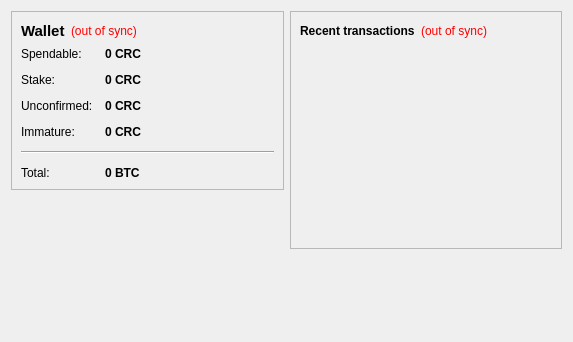
<?xml version="1.0" encoding="UTF-8"?>
<ui version="4.0">
 <class>OverviewPage</class>
 <widget class="QWidget" name="OverviewPage">
  <property name="geometry">
   <rect>
    <x>0</x>
    <y>0</y>
    <width>573</width>
    <height>342</height>
   </rect>
  </property>
  <property name="windowTitle">
   <string>Form</string>
  </property>
  <layout class="QHBoxLayout" name="horizontalLayout" stretch="1,1">
   <item>
    <layout class="QVBoxLayout" name="verticalLayout_2">
     <item>
      <widget class="QFrame" name="frame">
       <property name="frameShape">
        <enum>QFrame::StyledPanel</enum>
       </property>
       <property name="frameShadow">
        <enum>QFrame::Raised</enum>
       </property>
       <layout class="QVBoxLayout" name="verticalLayout_4">
        <item>
         <layout class="QHBoxLayout" name="horizontalLayout_4">
          <item>
           <widget class="QLabel" name="label_5">
            <property name="font">
             <font>
              <pointsize>11</pointsize>
              <weight>75</weight>
              <bold>true</bold>
             </font>
            </property>
            <property name="text">
             <string>Wallet</string>
            </property>
           </widget>
          </item>
          <item>
           <widget class="QLabel" name="labelWalletStatus">
            <property name="toolTip">
             <string>The displayed information may be out of date. Your wallet automatically synchronizes with the Checksum network after a connection is established, but this process has not completed yet.</string>
            </property>
            <property name="styleSheet">
             <string notr="true">QLabel { color: red; }</string>
            </property>
            <property name="text">
             <string notr="true">(out of sync)</string>
            </property>
            <property name="alignment">
             <set>Qt::AlignLeading|Qt::AlignLeft|Qt::AlignVCenter</set>
            </property>
           </widget>
          </item>
          <item>
           <spacer name="horizontalSpacer_2">
            <property name="orientation">
             <enum>Qt::Horizontal</enum>
            </property>
            <property name="sizeHint" stdset="0">
             <size>
              <width>40</width>
              <height>20</height>
             </size>
            </property>
           </spacer>
          </item>
         </layout>
        </item>
        <item>
         <layout class="QFormLayout" name="formLayout_2">
          <property name="fieldGrowthPolicy">
           <enum>QFormLayout::AllNonFixedFieldsGrow</enum>
          </property>
          <property name="horizontalSpacing">
           <number>12</number>
          </property>
          <property name="verticalSpacing">
           <number>12</number>
          </property>
          <item row="0" column="0">
           <widget class="QLabel" name="label">
            <property name="text">
             <string>Spendable:</string>
            </property>
           </widget>
          </item>
          <item row="0" column="1">
           <widget class="QLabel" name="labelBalance">
            <property name="font">
             <font>
              <weight>75</weight>
              <bold>true</bold>
             </font>
            </property>
            <property name="cursor">
             <cursorShape>IBeamCursor</cursorShape>
            </property>
            <property name="toolTip">
             <string>Your current spendable balance</string>
            </property>
            <property name="text">
             <string notr="true">0 CRC</string>
            </property>
            <property name="textInteractionFlags">
             <set>Qt::LinksAccessibleByMouse|Qt::TextSelectableByKeyboard|Qt::TextSelectableByMouse</set>
            </property>
           </widget>
          </item>
          <item row="1" column="0">
           <widget class="QLabel" name="label_6">
            <property name="text">
             <string>Stake:</string>
            </property>
           </widget>
          </item>
          <item row="1" column="1">
           <widget class="QLabel" name="labelStake">
            <property name="font">
             <font>
              <weight>75</weight>
              <bold>true</bold>
             </font>
            </property>
            <property name="cursor">
             <cursorShape>IBeamCursor</cursorShape>
            </property>
            <property name="toolTip">
             <string>Total of coins that was staked, and do not yet count toward the current balance</string>
            </property>
            <property name="text">
             <string notr="true">0 CRC</string>
            </property>
            <property name="textInteractionFlags">
             <set>Qt::LinksAccessibleByMouse|Qt::TextSelectableByKeyboard|Qt::TextSelectableByMouse</set>
            </property>
           </widget>
          </item>
          <item row="2" column="0">
           <widget class="QLabel" name="label_3">
            <property name="text">
             <string>Unconfirmed:</string>
            </property>
           </widget>
          </item>
          <item row="2" column="1">
           <widget class="QLabel" name="labelUnconfirmed">
            <property name="font">
             <font>
              <weight>75</weight>
              <bold>true</bold>
             </font>
            </property>
            <property name="cursor">
             <cursorShape>IBeamCursor</cursorShape>
            </property>
            <property name="toolTip">
             <string>Total of transactions that have yet to be confirmed, and do not yet count toward the current balance</string>
            </property>
            <property name="text">
             <string notr="true">0 CRC</string>
            </property>
            <property name="textInteractionFlags">
             <set>Qt::LinksAccessibleByMouse|Qt::TextSelectableByKeyboard|Qt::TextSelectableByMouse</set>
            </property>
           </widget>
          </item>
          <item row="3" column="0">
           <widget class="QLabel" name="labelImmatureText">
            <property name="text">
             <string>Immature:</string>
            </property>
           </widget>
          </item>
          <item row="3" column="1">
           <widget class="QLabel" name="labelImmature">
            <property name="font">
             <font>
              <weight>75</weight>
              <bold>true</bold>
             </font>
            </property>
            <property name="toolTip">
             <string>Mined balance that has not yet matured</string>
            </property>
            <property name="text">
             <string notr="true">0 CRC</string>
            </property>
            <property name="textInteractionFlags">
             <set>Qt::LinksAccessibleByMouse|Qt::TextSelectableByKeyboard|Qt::TextSelectableByMouse</set>
            </property>
           </widget>
          </item>
          <item row="4" column="0" colspan="2">
           <widget class="Line" name="line">
            <property name="orientation">
             <enum>Qt::Horizontal</enum>
            </property>
           </widget>
          </item>
          <item row="5" column="0">
           <widget class="QLabel" name="labelTotalText">
            <property name="text">
             <string>Total:</string>
            </property>
           </widget>
          </item>
          <item row="5" column="1">
           <widget class="QLabel" name="labelTotal">
            <property name="font">
             <font>
              <weight>75</weight>
              <bold>true</bold>
             </font>
            </property>
            <property name="cursor">
             <cursorShape>IBeamCursor</cursorShape>
            </property>
            <property name="toolTip">
             <string>Your current total balance</string>
            </property>
            <property name="text">
             <string notr="true">0 BTC</string>
            </property>
            <property name="textInteractionFlags">
             <set>Qt::LinksAccessibleByMouse|Qt::TextSelectableByKeyboard|Qt::TextSelectableByMouse</set>
            </property>
           </widget>
          </item>
         </layout>
        </item>
       </layout>
      </widget>
     </item>
     <item>
      <spacer name="verticalSpacer">
       <property name="orientation">
        <enum>Qt::Vertical</enum>
       </property>
       <property name="sizeHint" stdset="0">
        <size>
         <width>20</width>
         <height>40</height>
        </size>
       </property>
      </spacer>
     </item>
    </layout>
   </item>
   <item>
    <layout class="QVBoxLayout" name="verticalLayout_3">
     <item>
      <widget class="QFrame" name="frame_2">
       <property name="frameShape">
        <enum>QFrame::StyledPanel</enum>
       </property>
       <property name="frameShadow">
        <enum>QFrame::Raised</enum>
       </property>
       <layout class="QVBoxLayout" name="verticalLayout">
        <item>
         <layout class="QHBoxLayout" name="horizontalLayout_2">
          <item>
           <widget class="QLabel" name="label_4">
            <property name="text">
             <string>&lt;b&gt;Recent transactions&lt;/b&gt;</string>
            </property>
           </widget>
          </item>
          <item>
           <widget class="QLabel" name="labelTransactionsStatus">
            <property name="toolTip">
             <string>The displayed information may be out of date. Your wallet automatically synchronizes with the Checksum network after a connection is established, but this process has not completed yet.</string>
            </property>
            <property name="styleSheet">
             <string notr="true">QLabel { color: red; }</string>
            </property>
            <property name="text">
             <string notr="true">(out of sync)</string>
            </property>
            <property name="alignment">
             <set>Qt::AlignRight|Qt::AlignTrailing|Qt::AlignVCenter</set>
            </property>
           </widget>
          </item>
          <item>
           <spacer name="horizontalSpacer">
            <property name="orientation">
             <enum>Qt::Horizontal</enum>
            </property>
            <property name="sizeHint" stdset="0">
             <size>
              <width>40</width>
              <height>20</height>
             </size>
            </property>
           </spacer>
          </item>
         </layout>
        </item>
        <item>
         <widget class="QListView" name="listTransactions">
          <property name="styleSheet">
           <string notr="true">QListView { background: transparent; }</string>
          </property>
          <property name="frameShape">
           <enum>QFrame::NoFrame</enum>
          </property>
          <property name="verticalScrollBarPolicy">
           <enum>Qt::ScrollBarAlwaysOff</enum>
          </property>
          <property name="horizontalScrollBarPolicy">
           <enum>Qt::ScrollBarAlwaysOff</enum>
          </property>
          <property name="selectionMode">
           <enum>QAbstractItemView::NoSelection</enum>
          </property>
         </widget>
        </item>
       </layout>
      </widget>
     </item>
     <item>
      <spacer name="verticalSpacer_2">
       <property name="orientation">
        <enum>Qt::Vertical</enum>
       </property>
       <property name="sizeHint" stdset="0">
        <size>
         <width>20</width>
         <height>40</height>
        </size>
       </property>
      </spacer>
     </item>
    </layout>
   </item>
  </layout>
 </widget>
 <resources/>
 <connections/>
</ui>
